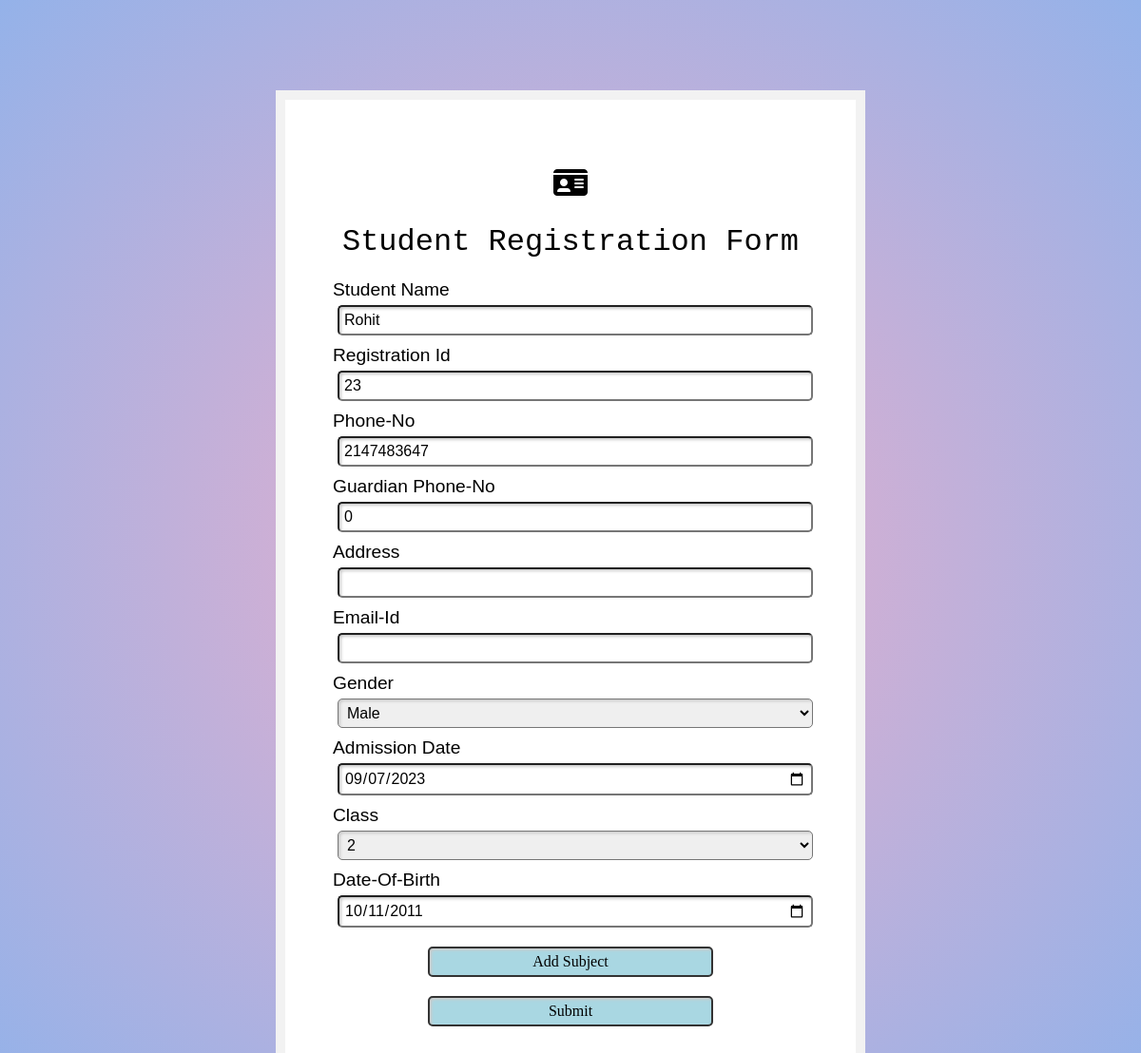
Page /student_edit.php?stud=12 on the committed database.
### tables this page shows
CREATE TABLE `student_registration` (
  `Student_id` int(11) NOT NULL,
  `Student_name` varchar(500) NOT NULL,
  `Student_reg_no` varchar(256) NOT NULL,
  `Phone_no` varchar(255) NOT NULL,
  `Address` varchar(1000) NOT NULL,
  `Guardian_phone` varchar(255) NOT NULL,
  `Email` varchar(500) NOT NULL,
  `Gender` varchar(20) NOT NULL,
  `Joining_date` date NOT NULL,
  `Class` varchar(50) NOT NULL,
  `Date_of_birth` date NOT NULL,
  `Status` char(1) NOT NULL DEFAULT 'Y'
);

### student_edit.php (the view, shortened to what this page needs)
<?php
$id=$_REQUEST['stud'];
include("conn.php");
    $data=mysqli_fetch_array(mysqli_query($conn,"SELECT * FROM student_registration WHERE Student_id='$id'"));
?>
<!DOCTYPE html>
<html lang="en">
<head>
    <link rel = "stylesheet" href="student_reg.css" >
    <link rel = "stylesheet" href="https://cdnjs.cloudflare.com/ajax/libs/font-awesome/6.1.1/css/all.min.css" />
</head>
<body>
<div class="form-box">
  <h1><i class="fa-sharp fa-solid fa-id-card"></i></h1>
  <h1>Student Registration Form</h1>
  <form action="" name="subjectform" id="subjectform" method="post" onSubmit="return checking();">
    <div class="form-group">
      <label for="student-name">Student Name</label>
      <input class="form-control" id="Student_name" type="text" value="<?php echo $data['Student_name']?>" name="Student_name" style="text-transform: capitalize;" placeholder='Enter your name'>
    </div>
    <div class="form-group">
      <label for="registration-id">Registration Id</label>
      <input class="form-control" id="Student_reg_no" value="<?php echo $data['Student_reg_no']?>" type="text" name="Student_reg_no">
    </div>
    <div class="form-group">
      <label for="student-name">Phone-No</label>
      <input class="form-control" id="Phone_no" value="<?php echo $data['Phone_no']?>" type="integer" name="Phone_no">
    </div>
    <div class="form-group">
      <label for="student-name">Guardian Phone-No</label>
      <input class="form-control" id="Guardian_Phone" value="<?php echo $data['Guardian_phone']?>"  type="integer" name="Guardian_Phone">
    </div>
    <div class="form-group">
      <label for="address">Address</label>
      <input class="form-control" id="Address" value="<?php echo $data['Address']?>" type="text" name="Address">
    </div>
    <div class="form-group">
      <label for="email">Email-Id</label>
      <input class="form-control" id="Email" value="<?php echo $data['Email']?>" type="email" name="Email">
    </div>
    <div class="form-group">
      <label for="Gender">Gender</label>
      <select class="form-control" name="Gender" id="Gender" >
									<option value="male" <?php if($data['Gender']=="male") echo "selected" ?>>Male</option>
			</select>
    </div>
    <div class="form-group">
      <label for="joindate">Admission Date</label>
      <input class="form-control"  id="Joining_date" value="<?php echo $data['Joining_date']?>" type="date" name="Joining_date">
    </div>
    <div class="form-group">
      <label for="class">Class</label>
      <select class="form-control" name="Class" id="Class" >
									<option value="2" <?php if($data['Class']=="2") echo "selected" ?>>2</option>
			</select>
    </div>
    <div class="form-group">
      <label for="birthday">Date-Of-Birth</label>
      <input class="form-control"  id="Date_of_birth" value="<?php echo $data['Date_of_birth']?>" type="date" name="Date_of_birth">
    </div>
    <div class="but">
      <input class="btn btn-primary" type="button" value="Add Subject" onclick="window.location.href='student_add_sub.php?id=<?php echo $id ?>'" />
    </div>
    <div class="but">
      <input class="btn btn-primary" type="submit" value="Submit" />
    </div>
  </form>
</div>
</body>
</html>

### student_reg.css (style rules this page uses)
body { background: rgb(238,174,202); background: radial-gradient(circle, rgba(238,174,202,1) 0%, rgba(148,178,233,1) 100%); margin-top: 95px; }
.form-box { max-width: 500px; margin: auto; padding: 50px; background: #ffffff; border: 10px solid #f2f2f2; }
.form-group { margin-bottom: 5px; font-family: sans-serif; }
h1 { text-align: center; font-family:Arial, Helvetica, sans-serif; font: 2em "typewriter", monospace; align-self: center; }
input, select { border-radius: 5px; font-family: inherit; font-size: 100%; padding: 5px; margin: 5px; box-sizing: border-box; width: 100%; box-shadow: inset 2px 2px 3px #ccc; }
label { font: 1.2em "typewriter", sans-serif; }
.but,.bt { display: flex; justify-content: center; margin-top: 10px; }
.btn,.bt { background-color: rgb(169, 215, 226); padding: 5px; font: bold 1.2em ; border: 2px solid #333; border-radius: 5px; width: 60%; cursor: pointer; }

### rows in the picture
student_registration: Student_name "rohit", Student_reg_no "23", Phone_no "2147483647", Guardian_Phone "0", Gender "Male", Joining_date "09/07/2023", Class "2", Date_of_birth "10/11/2011"
